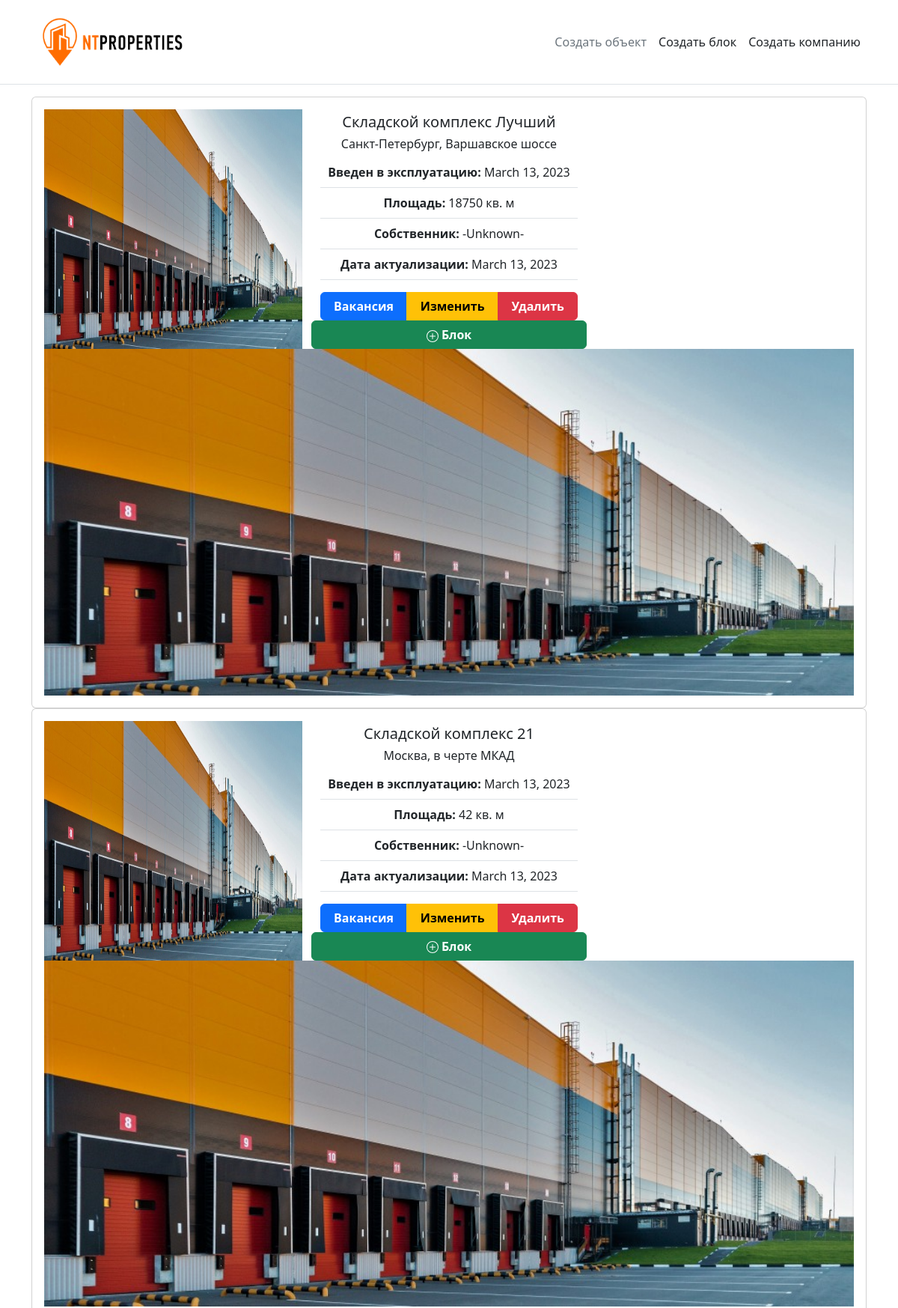
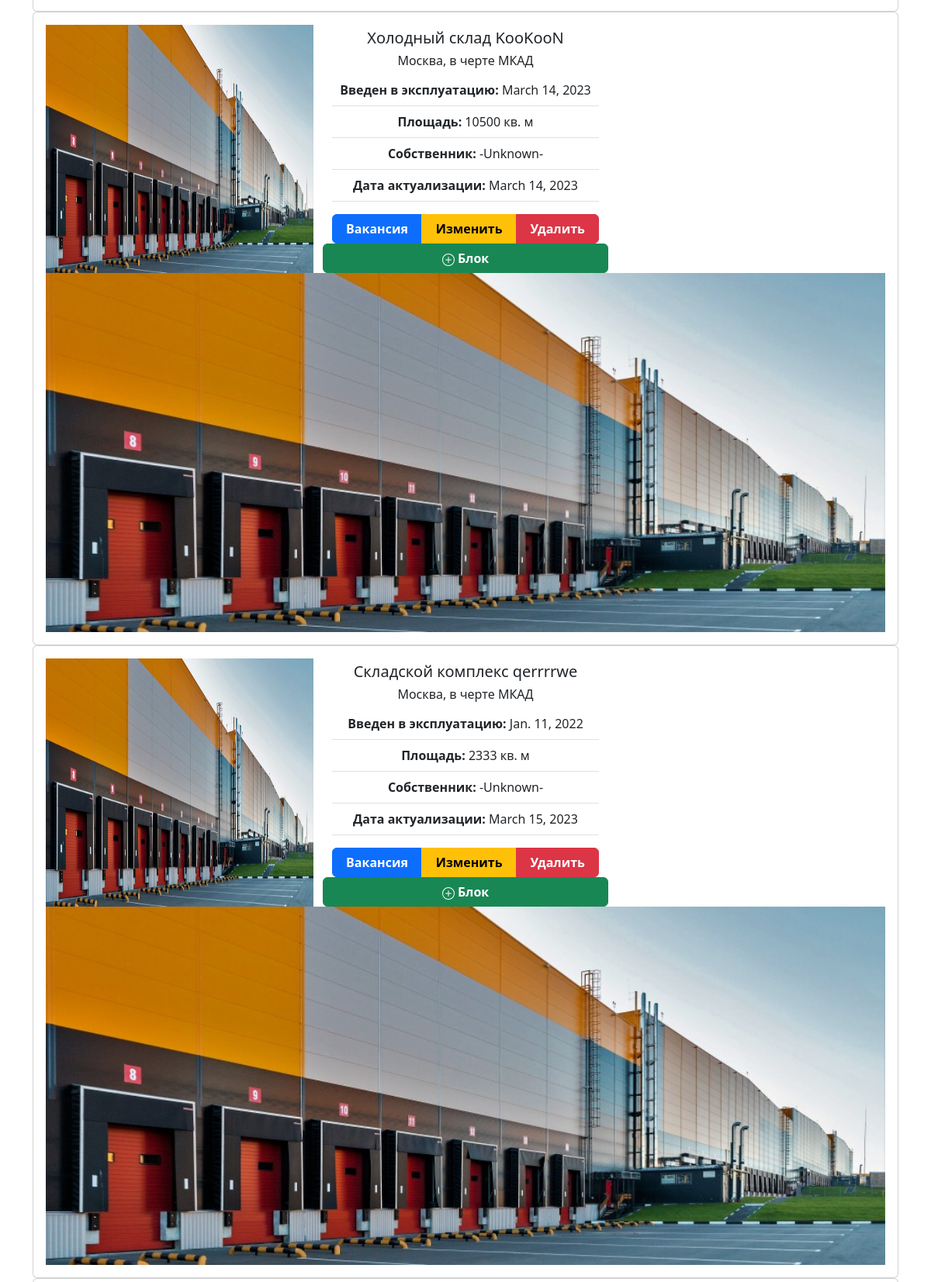
/property (upper part), run on the app's committed database (2 pictures, top to bottom).
### listing/models.py (models this page shows)
class Property(models.Model):
    property_type = models.CharField(max_length=dropdown.property_types_max_len,  choices=dropdown.property_types, default="Складской комплекс")
    name = models.CharField(max_length=64, blank=False)
    gla = models.PositiveIntegerField(blank=False)
    region = models.CharField(max_length=dropdown.regions_max_len, choices=dropdown.regions, default="Москва", blank=False)
    highway = models.CharField(max_length=dropdown.highways_max_len, choices=dropdown.highways, default="в черте МКАД")
    kad_distance = models.PositiveSmallIntegerField(default=None, null=True, blank=True)
    location_latitude = models.CharField(max_length=10, null=True, blank=False) # широта
    location_longitude = models.CharField(max_length=10, null=True, blank=False) # долгота
    address = models.CharField(max_length=256, blank=True)
    built_date = models.DateField(default=None, blank=True, null=True)
    photo = models.ImageField(null=True, blank=True, upload_to="property/photo")
    plan = models.ImageField(null=True, blank=True, upload_to="property/plan")
    update = models.DateField(default=now) # НАСТРОИТЬ ДАТУ ОБНОВЛЕНИЯ
    class Meta:
        verbose_name = 'Объект недвижимости'
        verbose_name_plural = 'Объекты недвижимости'

### listing/views.py (the view)
# urls.py: path('property', property_view),
def property_view(request):
    prop = Property.objects.all()
    context = {
        'prop': prop
    }
    return render(request, 'property.html', context)

### templates/property.html (shortened to what this page needs)
{% extends "home_navbar.html" %}
{% load static %}
{% block content %}
<div class="container">
            {% for i in prop %}
            <div class="card card-body">
                <div class="row">
                    <img class="col-4 img" src="static/images/lp_example.jpg">
                    <div class="col-4">
                        <h5 class="card-title text-center" style="margin-top:5px;">{{ i.property_type }} {{ i.name }}</h5>
                        <h6 class="card-text">{% if i.highway and i.region %}
                                {{ i.region }}, {{ i.highway }}
                            {% elif i.highway %}
                                {{ i.highway }}
                            {% elif i.region %}
                                {{ i.region }}
                            {% endif %}
                        </h6>
                        <table class="table table-hover">
                            <tr>
                                <td><b>Введен в эксплуатацию:</b> {{ i.built_date }}</td>
                            </tr>
                            <tr>
                                <td><b>Площадь:</b> {{ i.gla }} кв. м</td>
                            </tr>
                            <tr>
                                <td><b>Собственник:</b> -Unknown-</td>
                            </tr>
                            <tr>
                                <td><b>Дата актуализации:</b> {{ i.update }}</td>
                            </tr>
                        </table>
                        <div class="row">
                            <div class="col btn-group">
                                <div class="col btn btn-primary"><b>Вакансия</b></div>
                                <div class="col btn btn-warning"><b>Изменить</b></div>
                                <div class="col btn btn-danger"><b>Удалить</b></div>
                            </div>
                            <div class="col btn btn-success">
                                <b>Блок</b>
                            </div>
                        </div>
                    </div>
                    <img class="col rounded" src="static/images/lp_example.jpg">
                </div>
            </div>
            {% endfor %}
</div>
{% endblock %}

### data on the page
Property: property_type "Складской комплекс", name "Лучший", region "Санкт-Петербург", highway "Варшавское шоссе", built_date "March 13, 2023", gla "18750", update "March 13, 2023"
Property: property_type "Складской комплекс", name "21", region "Москва", highway "в черте МКАД", built_date "March 13, 2023", gla "42", update "March 13, 2023"
Property: property_type "Холодный склад", name "KooKooN", region "Москва", highway "в черте МКАД", built_date "March 14, 2023", gla "10500", update "March 14, 2023"
Property: property_type "Складской комплекс", name "qerrrrwe", region "Москва", highway "в черте МКАД", built_date "Jan. 11, 2022", gla "2333", update "March 15, 2023"
